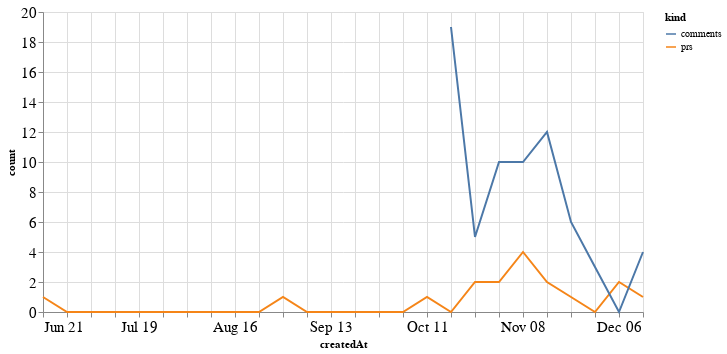

The notebook cell this image was saved under:
### Code cell
alt.Chart(total_time, width=600).mark_line().encode(
    x='createdAt',
    y='count',
    color='kind'
)

### Figure 1 — Vega-Lite specification as saved in the notebook (floating-point values rounded to 4 significant figures)
{"config": {"axisLeft": {"labelFontSize": 15}, "axisBottom": {"labelFontSize": 15}}, "data": {"name": "data-f7fbe6339c5a908b7dcbff8547c7eaec"}, "mark": "line", "encoding": {"color": {"type": "nominal", "field": "kind"}, "x": {"type": "temporal", "field": "createdAt"}, "y": {"type": "quantitative", "field": "count"}}, "width": 600, "$schema": "https://vega.github.io/schema/vega-lite/v4.8.1.json", "datasets": {"data-f7fbe6339c5a908b7dcbff8547c7eaec": [{"createdAt": "2020-06-21T00:00:00", "kind": "prs", "count": 1.0}, {"createdAt": "2020-06-28T00:00:00", "kind": "prs", "count": 0.0}, {"createdAt": "2020-07-05T00:00:00", "kind": "prs", "count": 0.0}, {"createdAt": "2020-07-12T00:00:00", "kind": "prs", "count": 0.0}, {"createdAt": "2020-07-19T00:00:00", "kind": "prs", "count": 0.0}, {"createdAt": "2020-07-26T00:00:00", "kind": "prs", "count": 0.0}, {"createdAt": "2020-08-02T00:00:00", "kind": "prs", "count": 0.0}, {"createdAt": "2020-08-09T00:00:00", "kind": "prs", "count": 0.0}, {"createdAt": "2020-08-16T00:00:00", "kind": "prs", "count": 0.0}, {"createdAt": "2020-08-23T00:00:00", "kind": "prs", "count": 0.0}, {"createdAt": "2020-08-30T00:00:00", "kind": "prs", "count": 1.0}, {"createdAt": "2020-09-06T00:00:00", "kind": "prs", "count": 0.0}, {"createdAt": "2020-09-13T00:00:00", "kind": "prs", "count": 0.0}, {"createdAt": "2020-09-20T00:00:00", "kind": "prs", "count": 0.0}, {"createdAt": "2020-09-27T00:00:00", "kind": "prs", "count": 0.0}, {"createdAt": "2020-10-04T00:00:00", "kind": "prs", "count": 0.0}, {"createdAt": "2020-10-11T00:00:00", "kind": "prs", "count": 1.0}, {"createdAt": "2020-10-18T00:00:00", "kind": "prs", "count": 0.0}, {"createdAt": "2020-10-25T00:00:00", "kind": "prs", "count": 2.0}, {"createdAt": "2020-11-01T00:00:00", "kind": "prs", "count": 2.0}, {"createdAt": "2020-11-08T00:00:00", "kind": "prs", "count": 4.0}, {"createdAt": "2020-11-15T00:00:00", "kind": "prs", "count": 2.0}, {"createdAt": "2020-11-22T00:00:00", "kind": "prs", "count": 1.0}, {"createdAt": "2020-11-29T00:00:00", "kind": "prs", "count": 0.0}, {"createdAt": "2020-12-06T00:00:00", "kind": "prs", "count": 2.0}, {"createdAt": "2020-12-13T00:00:00", "kind": "prs", "count": 1.0}, {"createdAt": "2020-06-21T00:00:00", "kind": "comments", "count": null}, {"createdAt": "2020-06-28T00:00:00", "kind": "comments", "count": null}, {"createdAt": "2020-07-05T00:00:00", "kind": "comments", "count": null}, {"createdAt": "2020-07-12T00:00:00", "kind": "comments", "count": null}, {"createdAt": "2020-07-19T00:00:00", "kind": "comments", "count": null}, {"createdAt": "2020-07-26T00:00:00", "kind": "comments", "count": null}, {"createdAt": "2020-08-02T00:00:00", "kind": "comments", "count": null}, {"createdAt": "2020-08-09T00:00:00", "kind": "comments", "count": null}, {"createdAt": "2020-08-16T00:00:00", "kind": "comments", "count": null}, {"createdAt": "2020-08-23T00:00:00", "kind": "comments", "count": null}, {"createdAt": "2020-08-30T00:00:00", "kind": "comments", "count": null}, {"createdAt": "2020-09-06T00:00:00", "kind": "comments", "count": null}, {"createdAt": "2020-09-13T00:00:00", "kind": "comments", "count": null}, {"createdAt": "2020-09-20T00:00:00", "kind": "comments", "count": null}, {"createdAt": "2020-09-27T00:00:00", "kind": "comments", "count": null}, {"createdAt": "2020-10-04T00:00:00", "kind": "comments", "count": null}, {"createdAt": "2020-10-11T00:00:00", "kind": "comments", "count": null}, {"createdAt": "2020-10-18T00:00:00", "kind": "comments", "count": 19.0}, {"createdAt": "2020-10-25T00:00:00", "kind": "comments", "count": 5.0}, {"createdAt": "2020-11-01T00:00:00", "kind": "comments", "count": 10.0}, {"createdAt": "2020-11-08T00:00:00", "kind": "comments", "count": 10.0}, {"createdAt": "2020-11-15T00:00:00", "kind": "comments", "count": 12.0}, {"createdAt": "2020-11-22T00:00:00", "kind": "comments", "count": 6.0}, {"createdAt": "2020-11-29T00:00:00", "kind": "comments", "count": 3.0}, {"createdAt": "2020-12-06T00:00:00", "kind": "comments", "count": 0.0}, {"createdAt": "2020-12-13T00:00:00", "kind": "comments", "count": 4.0}]}}
